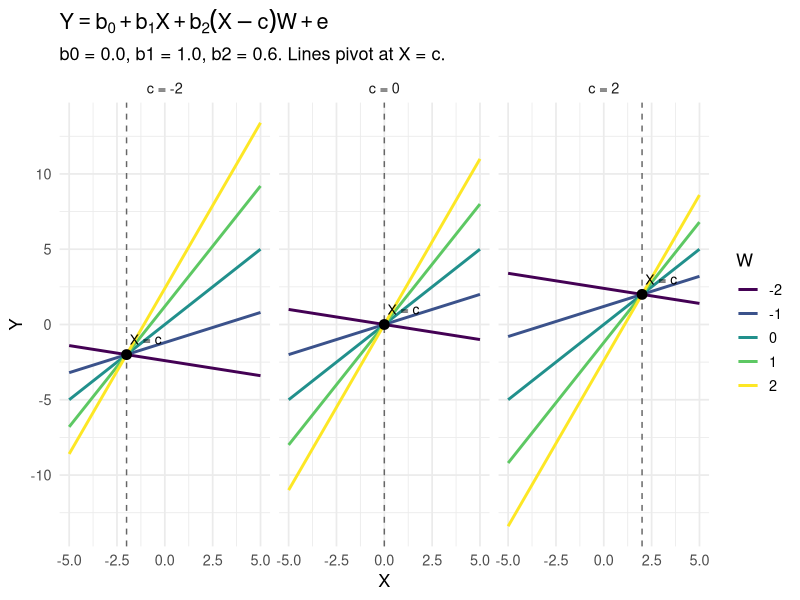
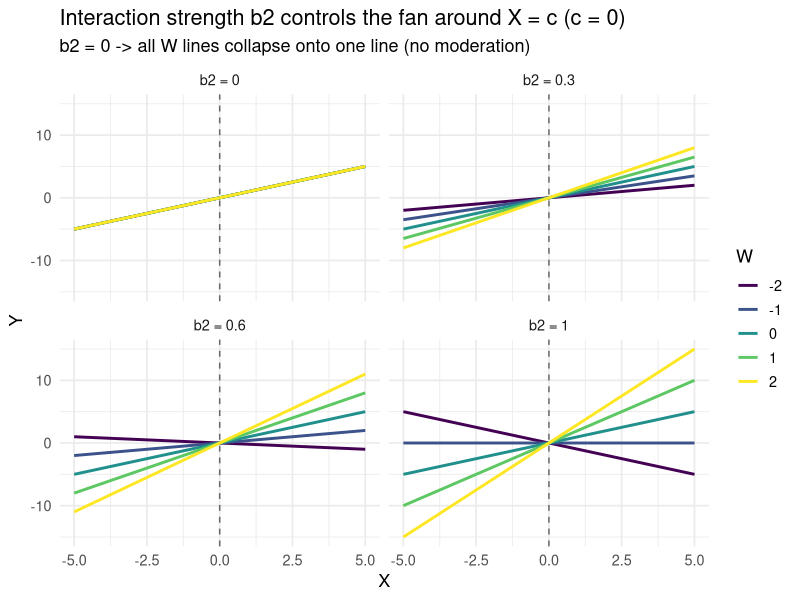
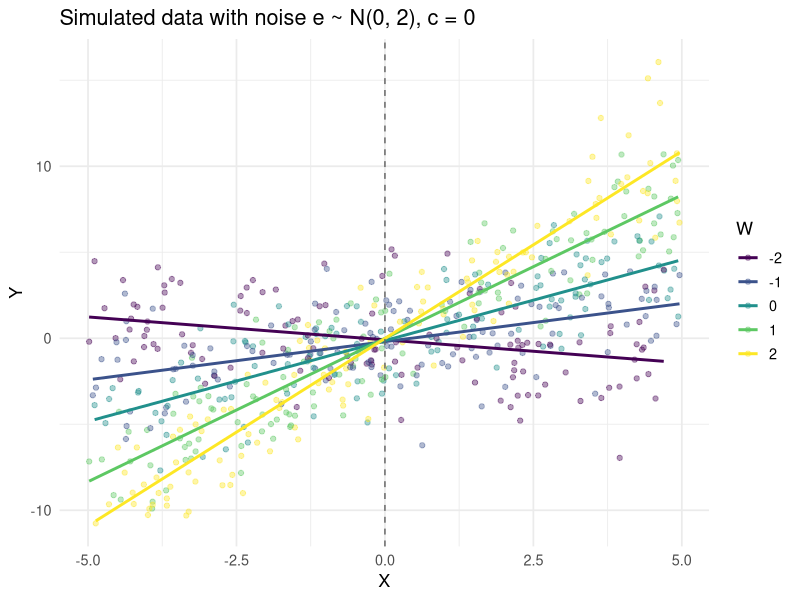
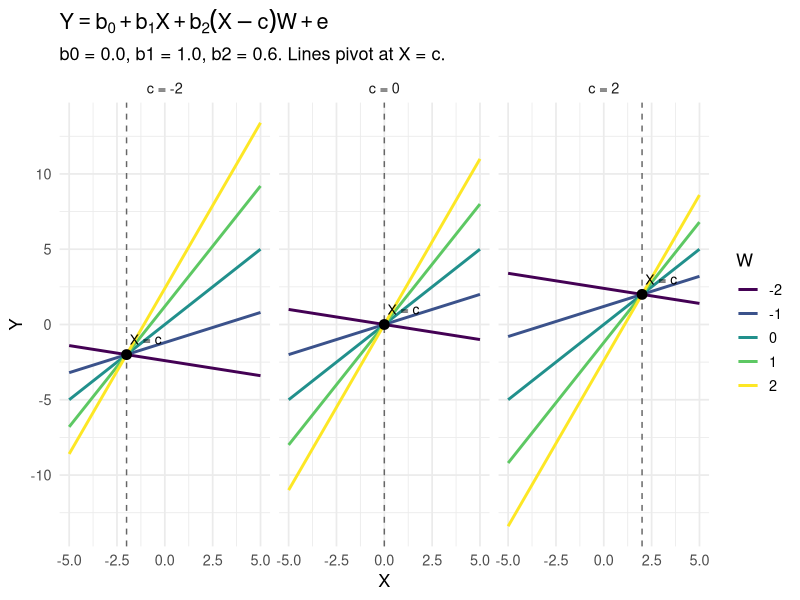
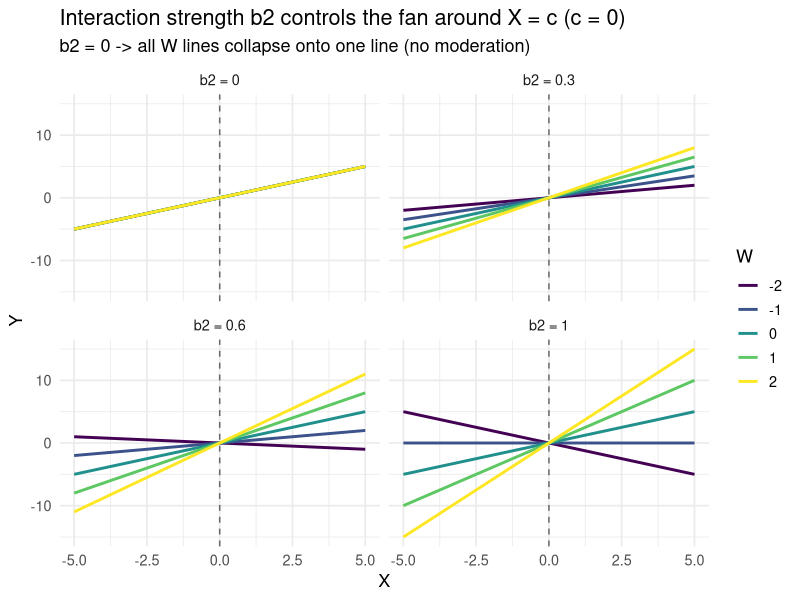
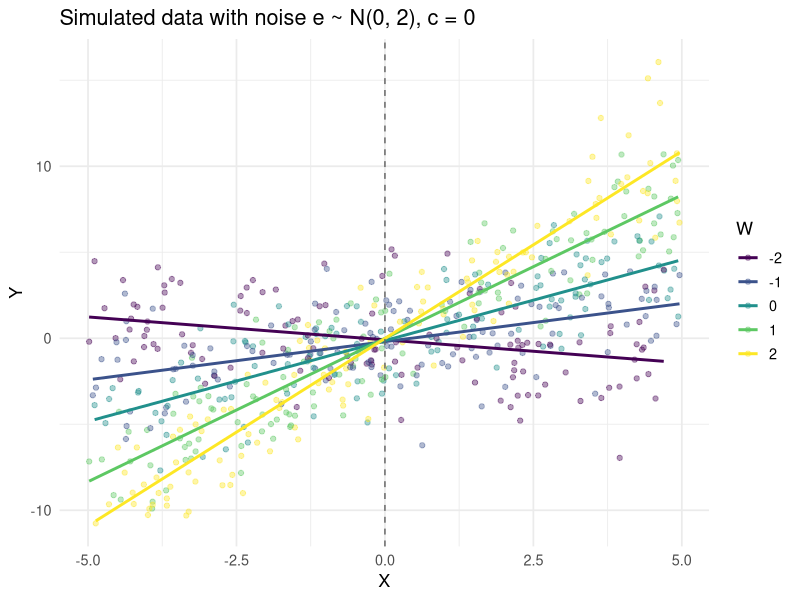

R code for these plots, in order:
# =============================================================
# Visualizer for:  Y = b0 + b1*X + b2*(X - c)*W + e
#
# Key behaviour:
#   The term b2*(X - c)*W is ZERO whenever X = c, regardless of W.
#   => Every line (one per value of W) PIVOTS through the same point
#      at X = c, where Y = b0 + b1*c. This is the "inflection" point.
#   For X > c, larger W tilts the slope up (if b2>0); for X < c it
#   tilts the other way -> a fan / pivot pattern centred on X = c.
# =============================================================

# install.packages(c("ggplot2", "dplyr", "tidyr"))  # if needed
library(ggplot2)
library(dplyr)
library(tidyr)

# ---- The model (deterministic part; e is noise) -------------
model_Y <- function(X, c, W, b0 = 0, b1 = 1, b2 = 0.5, e = 0) {
  b0 + b1 * X + b2 * (X - c) * W + e
}

# ---- Parameters you can play with ---------------------------
b0 <- 0      # intercept
b1 <- 1      # main effect of X
b2 <- 0.6    # interaction strength of (X - c) and W

X_seq  <- seq(-5, 5, length.out = 400)
W_vals <- c(-2, -1, 0, 1, 2)     # moderator levels (lines)
c_vals <- c(-2, 0, 2)            # pivot locations (panels)

# ---- Build a grid and evaluate ------------------------------
grid <- expand.grid(X = X_seq, W = W_vals, c = c_vals) |>
  mutate(
    Y      = model_Y(X, c, W, b0, b1, b2),
    W      = factor(W),
    c_lab  = factor(paste0("c = ", c), levels = paste0("c = ", c_vals))
  )

# Pivot points: where X = c -> Y = b0 + b1*c (same for all W)
pivots <- data.frame(c = c_vals) |>
  mutate(
    X     = c,
    Y     = b0 + b1 * c,
    c_lab = factor(paste0("c = ", c), levels = paste0("c = ", c_vals))
  )

# =============================================================
# PLOT 1: Y vs X, lines = W, panels = c. Vertical line at X = c.
# =============================================================
p1 <- ggplot(grid, aes(X, Y, colour = W, group = W)) +
  geom_line(linewidth = 1) +
  # the inflection: vertical guide at X = c
  geom_vline(data = pivots, aes(xintercept = X),
             linetype = "dashed", colour = "grey40") +
  # the single point through which all W-lines pass
  geom_point(data = pivots, aes(X, Y),
             inherit.aes = FALSE, size = 3, colour = "black") +
  geom_text(data = pivots, aes(X, Y, label = "X = c"),
            inherit.aes = FALSE, vjust = -1, hjust = -0.1, size = 3.5) +
  facet_wrap(~ c_lab) +
  scale_colour_viridis_d(name = "W") +
  labs(
    title    = expression(Y == b[0] + b[1]*X + b[2]*(X - c)*W + e),
    subtitle = sprintf("b0 = %.1f, b1 = %.1f, b2 = %.1f. Lines pivot at X = c.",
                       b0, b1, b2),
    x = "X", y = "Y"
  ) +
  theme_minimal(base_size = 13) +
  theme(legend.position = "right")

print(p1)
ggsave("interaction_pivot_by_c.png", p1, width = 11, height = 4, dpi = 150)

# =============================================================
# PLOT 2: Effect of varying b2 (interaction strength), fixed c = 0
# Shows how the "fan" opens up around the pivot.
# =============================================================
b2_vals <- c(0, 0.3, 0.6, 1.0)
grid2 <- expand.grid(X = X_seq, W = W_vals, b2 = b2_vals) |>
  mutate(
    Y     = model_Y(X, c = 0, W = W, b0 = b0, b1 = b1, b2 = b2),
    W     = factor(W),
    b2lab = factor(paste0("b2 = ", b2), levels = paste0("b2 = ", b2_vals))
  )

p2 <- ggplot(grid2, aes(X, Y, colour = W, group = W)) +
  geom_line(linewidth = 1) +
  geom_vline(xintercept = 0, linetype = "dashed", colour = "grey40") +
  facet_wrap(~ b2lab) +
  scale_colour_viridis_d(name = "W") +
  labs(
    title    = "Interaction strength b2 controls the fan around X = c (c = 0)",
    subtitle = "b2 = 0 -> all W lines collapse onto one line (no moderation)",
    x = "X", y = "Y"
  ) +
  theme_minimal(base_size = 13)

print(p2)
ggsave("interaction_vary_b2.png", p2, width = 10, height = 7, dpi = 150)

# =============================================================
# PLOT 3 (optional): a single scattered realisation with noise e
# =============================================================
set.seed(1)
n   <- 600
dat <- data.frame(
  X = runif(n, -5, 5),
  W = sample(W_vals, n, replace = TRUE)
) |>
  mutate(
    c = 0,
    Y = model_Y(X, c, W, b0, b1, b2, e = rnorm(n, 0, 2)),
    W = factor(W)
  )

p3 <- ggplot(dat, aes(X, Y, colour = W)) +
  geom_point(alpha = 0.4) +
  geom_smooth(method = "lm", se = FALSE, formula = y ~ x) +
  geom_vline(xintercept = 0, linetype = "dashed", colour = "grey40") +
  scale_colour_viridis_d(name = "W") +
  labs(title = "Simulated data with noise e ~ N(0, 2), c = 0",
       x = "X", y = "Y") +
  theme_minimal(base_size = 13)

print(p3)
ggsave("interaction_simulated.png", p3, width = 8, height = 5, dpi = 150)

cat("Saved: interaction_pivot_by_c.png, interaction_vary_b2.png, interaction_simulated.png\n")
